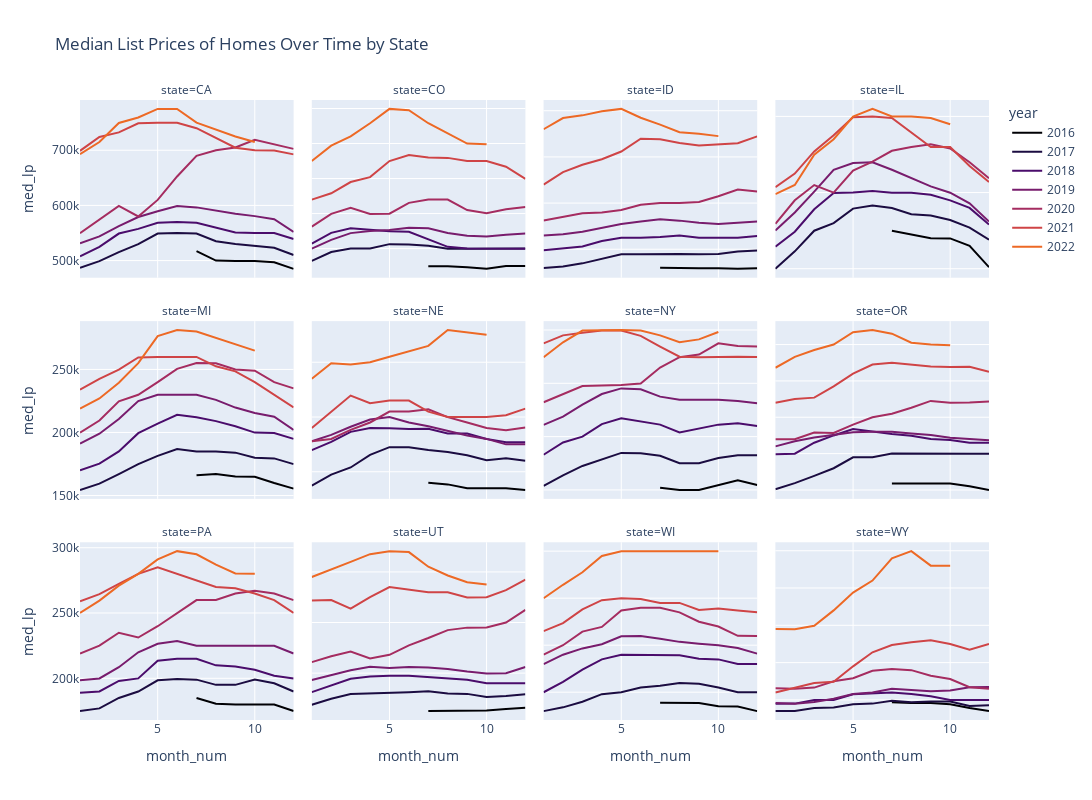

Notebook code for this chart:
### Code cell
fig = px.line(df.query("state in @select_states"),
    x = 'month_num',
    y = 'med_lp',
    color = 'year',
    facet_col = 'state',
    facet_col_wrap = 4,
    title = 'Median List Prices of Homes Over Time by State',
    color_discrete_sequence=px.colors.sequential.Inferno
    )
fig.update_yaxes(matches = None)
fig.update_layout(height = 800, width = 1200)
fig.show()
